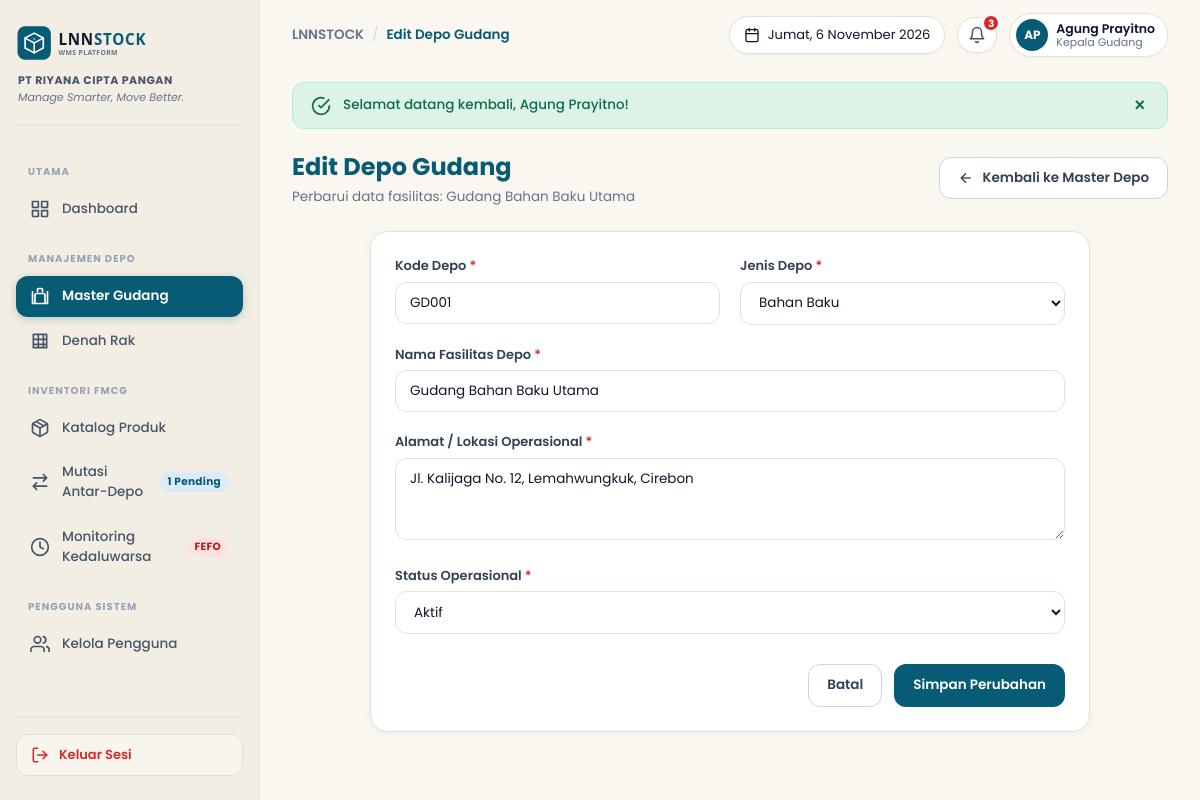
Screenshot of /?page=depo&action=edit&id=1 (signed in) with the database file from the repository.
### tables this page shows
CREATE TABLE IF NOT EXISTS depo (
  id INT AUTO_INCREMENT PRIMARY KEY,
  kode_depo VARCHAR(10) NOT NULL UNIQUE,   
  nama_depo VARCHAR(100) NOT NULL,
  jenis_depo VARCHAR(30) NOT NULL,         
  lokasi VARCHAR(150) NOT NULL,
  status VARCHAR(10) NOT NULL DEFAULT 'Aktif'
);

### controllers/DepoController.php (called while the page is built, shortened)
<?php
require_once __DIR__ . '/../models/Depo.php';
class DepoController extends Controller {
    private Depo $depoModel;
    public function __construct() {
        $this->depoModel = new Depo();
    }
    public function edit(): void {
        $id = (int)($_GET['id'] ?? 0);
        $depo = $this->depoModel->getById($id);
        $errors = [];
        $old = $depo;
        $this->view('depo/edit', [
            'pageTitle' => 'Edit Depo Gudang',
            'errors'    => $errors,
            'old'       => $old,
            'depo'      => $depo,
        ]);
    }
}

### core/Database.php (called while the page is built)
<?php
class Database {
    private static ?PDO $instance = null;
    public static function connect(): PDO {
        if (self::$instance === null) {
            $host = '127.0.0.1';
            $port = '3306';
            $dbname = 'db_lnnstock';
            $username = 'root';
            $password = '';
            $dsn = "mysql:host={$host};port={$port};dbname={$dbname};charset=utf8mb4";
            $options = [
                PDO::ATTR_ERRMODE            => PDO::ERRMODE_EXCEPTION,
                PDO::ATTR_DEFAULT_FETCH_MODE => PDO::FETCH_ASSOC,
                PDO::ATTR_EMULATE_PREPARES   => false,
            ];
            try {
                self::$instance = new PDO($dsn, $username, $password, $options);
            } catch (PDOException $e) {
                error_log("Database Connection Error: " . $e->getMessage());
                die("Maaf, terjadi kendala koneksi ke database LNNSTOCK. Pastikan layanan MySQL/MariaDB pada XAMPP sudah berjalan.");
            }
        }
        return self::$instance;
    }
}

### core/Model.php (called while the page is built, shortened)
<?php
abstract class Model {
    public function __construct() {
        $this->db = Database::connect();
    }
}

### models/Depo.php (called while the page is built, shortened)
<?php
require_once __DIR__ . '/../core/Model.php';
class Depo extends Model {
    public function getById(int $id): ?array {
        $sql = "SELECT d.*,
                    COALESCE(SUM(r.kapasitas), 0) AS total_kapasitas,
                    (SELECT COALESCE(SUM(b.jumlah), 0) FROM batch_stok b WHERE b.id_depo = d.id) AS total_terisi
                FROM depo d
                LEFT JOIN rak r ON r.id_depo = d.id
                WHERE d.id = :id
                GROUP BY d.id
                LIMIT 1";
        $stmt = $this->db->prepare($sql);
        $stmt->execute([':id' => $id]);
        $row = $stmt->fetch();
        return $row ?: null;
    }
}

### core/helpers.php (called while the page is built, shortened)
<?php
function e(?string $value): string {
    return htmlspecialchars((string)($value ?? ''), ENT_QUOTES, 'UTF-8');
}
function base_url(string $path = ''): string {
    $scriptDir = dirname($_SERVER['SCRIPT_NAME'] ?? '/index.php');
    $scriptDir = str_replace('\\', '/', $scriptDir);
    $base = rtrim($scriptDir, '/') . '/';
    return $base . ltrim($path, '/');
}

### views/depo/edit.php (the view, shortened to what this page needs)
<div class="page-header">
    <div>
        <h1 class="page-title">Edit Depo Gudang</h1>
        <p class="page-subtitle">Perbarui data fasilitas: <?= e($depo['nama_depo']) ?></p>
    </div>
    <div>
        <a href="<?= base_url('?page=depo') ?>" class="btn btn-secondary">
            <svg width="16" height="16" viewBox="0 0 24 24" fill="none" stroke="currentColor" stroke-width="2">
                <line x1="19" y1="12" x2="5" y2="12"></line>
                <polyline points="12 19 5 12 12 5"></polyline>
            </svg>
            <span>Kembali ke Master Depo</span>
        </a>
    </div>
</div>
<div class="card" style="max-width: 720px; margin: 0 auto;">
    <form action="<?= base_url('?page=depo&action=edit&id=' . $depo['id']) ?>" method="POST">
        <div class="form-grid-2">
            <div class="form-group">
                <label for="kode_depo" class="form-label">Kode Depo <span class="text-danger">*</span></label>
                <input type="text" id="kode_depo" name="kode_depo" class="form-input" value="<?= e($old['kode_depo']) ?>" required>
            </div>
            <div class="form-group">
                <label for="jenis_depo" class="form-label">Jenis Depo <span class="text-danger">*</span></label>
                <select id="jenis_depo" name="jenis_depo" class="form-select" required>
                    <option value="Bahan Baku" <?= ($old['jenis_depo'] === 'Bahan Baku') ? 'selected' : '' ?>>Bahan Baku</option>
                </select>
            </div>
        </div>
        <div class="form-group">
            <label for="nama_depo" class="form-label">Nama Fasilitas Depo <span class="text-danger">*</span></label>
            <input type="text" id="nama_depo" name="nama_depo" class="form-input" value="<?= e($old['nama_depo']) ?>" required>
        </div>
        <div class="form-group">
            <label for="lokasi" class="form-label">Alamat / Lokasi Operasional <span class="text-danger">*</span></label>
            <textarea id="lokasi" name="lokasi" class="form-textarea" rows="3" required><?= e($old['lokasi']) ?></textarea>
        </div>
        <div class="form-group">
            <label for="status" class="form-label">Status Operasional <span class="text-danger">*</span></label>
            <select id="status" name="status" class="form-select" required>
                <option value="Aktif" <?= ($old['status'] === 'Aktif') ? 'selected' : '' ?>>Aktif</option>
            </select>
        </div>
        <div style="display: flex; justify-content: flex-end; gap: 12px; margin-top: 30px;">
            <a href="<?= base_url('?page=depo') ?>" class="btn btn-secondary">Batal</a>
            <button type="submit" class="btn btn-primary">Simpan Perubahan</button>
        </div>
    </form>
</div>

### public/assets/css/style.css (style rules this page uses)
:root { --primary: #075B75; --primary-hover: #054558; --primary-light: #E8F3F7; --bg-main: #FAF7F0; --sidebar-bg: #F2EEE3; --sidebar-active: #075B75; --card-bg: #FFFFFF; --text-main: #0F172A; --text-muted: #64748B; --border-color: #E6E1D5; --border-light: #F0ECE1; --table-head-bg: #EFEBE0; --badge-green-bg: #DDF3E8; --badge-green-text: #0F6B4B; --badge-yellow-bg: #FEF0D0; --badge-yellow-text: #B45309; --badge-red-bg: #FDE2E2; --badge-red-text: #B91C1C; --badge-blue-bg: #DCEBFA; --badge-blue-text: #075B75; --badge-gray-bg: #F1F5F9; --badge-gray-text: #64748B; --radius-sm: 8px; --radius-md: 12px; --radius-lg: 18px; --shadow-card: 0 2px 10px rgba(0, 0, 0, 0.04); --shadow-md: 0 4px 16px rgba(7, 91, 117, 0.08); }
* { box-sizing: border-box; margin: 0; padding: 0; }
body { font-family: 'Poppins', -apple-system, BlinkMacSystemFont, 'Segoe UI', Roboto, sans-serif; background-color: var(--bg-main); color: var(--text-main); line-height: 1.5; font-size: 14px; -webkit-font-smoothing: antialiased; }
.card { background-color: var(--card-bg); border-radius: var(--radius-lg); border: 1px solid var(--border-color); box-shadow: var(--shadow-card); padding: 24px; margin-bottom: 24px; }
.page-header { display: flex; align-items: center; justify-content: space-between; margin-bottom: 24px; flex-wrap: wrap; gap: 16px; }
.page-title { font-size: 24px; font-weight: 700; color: var(--primary); }
.page-subtitle { font-size: 13.5px; color: var(--text-muted); margin-top: 2px; }
.btn { display: inline-flex; align-items: center; justify-content: center; gap: 8px; padding: 10px 18px; border-radius: var(--radius-md); font-family: inherit; font-size: 13.5px; font-weight: 600; text-decoration: none; border: 1px solid transparent; cursor: pointer; transition: all 0.15s ease; }
.btn-primary { background-color: var(--primary); color: #FFFFFF; }
.btn-secondary { background-color: #FFFFFF; border-color: #CBD5E1; color: #334155; }
.form-group { margin-bottom: 20px; }
.form-label { display: block; font-size: 13px; font-weight: 600; color: #334155; margin-bottom: 6px; }
.form-input, .form-select, .form-textarea { width: 100%; padding: 10px 14px; border-radius: var(--radius-md); border: 1px solid var(--border-color); background-color: #FFFFFF; font-family: inherit; font-size: 13.5px; color: var(--text-main); transition: border-color 0.15s ease, box-shadow 0.15s ease; }
.form-grid-2 { display: grid; grid-template-columns: 1fr 1fr; gap: 20px; }
.text-danger { color: #DC2626; }

### rows the page displays
depo: nama_depo "Gudang Bahan Baku Utama", kode_depo "GD001", jenis_depo "Bahan Baku", lokasi "Jl. Kalijaga No. 12, Lemahwungkuk, Cirebon", status "Aktif"

### other values shown
$pendingMutasiCount "1"
$pageTitle "Edit Depo Gudang"
$kritisBatchCount "3"
$inisial ?: 'AP' "AP"
$currentUser['nama_lengkap'] "Agung Prayitno"
$currentUser['role'] "Kepala Gudang"
flash_get('success') "Selamat datang kembali, Agung Prayitno!"
